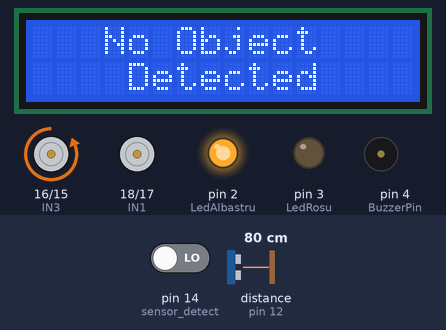
Simulated run of this sketch. Board: Arduino Uno, built with avr-gcc and run on an emulated ATmega328P. On the bench: 16×2 character LCD, motor-driver pin pairs drawn as motors (green arrow = first pin HIGH = forward, orange = second pin HIGH = backward, longer = more drive), output pins drawn as LEDs (lit = HIGH), buzzer (waves = sounding). Wiring (inferred from the names in the program): ultrasonic range finder: trigger pin 11; echo pin 12. Inputs (shaded band) come from the test bench; at power-on: distance to the obstacle (sensor on pin 12) 80 cm, pin 14 (sensor_detect) LOW. The echo pulse lasts 58.3 µs per cm; pins used as bus, display or sensor lines are not drawn; what the sketch prints to the serial monitor is not drawn.

Above: at 1.77 s.
2.1 s: distance to the obstacle (sensor on pin 12) set to 25 cm
4.8 s: distance to the obstacle (sensor on pin 12) set to 19 cm
At 5.19 s:
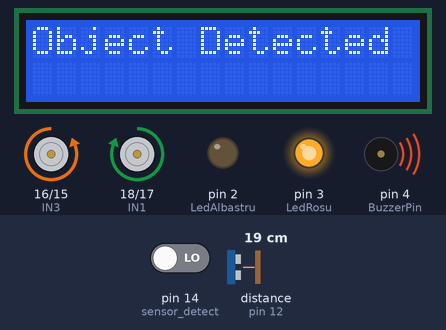
At 6.5 s:
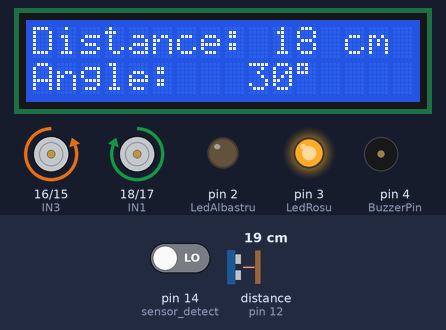
7.5 s: distance to the obstacle (sensor on pin 12) set to 120 cm
At 8.1 s:
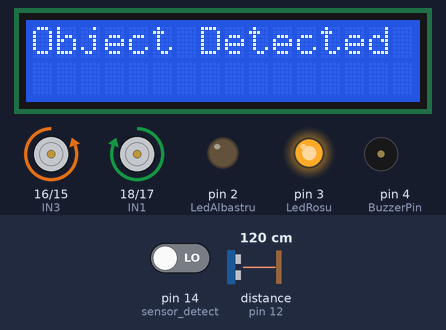
10.5 s: distance to the obstacle (sensor on pin 12) set to 250 cm
13.2 s: distance to the obstacle (sensor on pin 12) set to 299 cm
15.9 s: distance to the obstacle (sensor on pin 12) set to 35 cm
Timing chart, 0 to 19.3 s (numbered marks = the images above; inputs shaded):
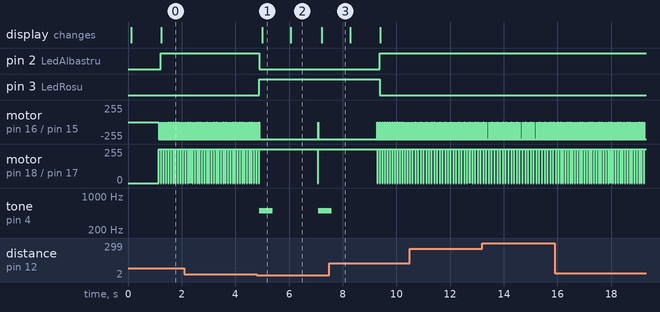

Measured:
- the behaviour switches between 22 and 21 cm on distance to the obstacle (sensor on pin 12) (found by bisection; images 0 and 1)
- after the input at 4.8 s, pin 2 (LedAlbastru): HIGH → LOW after 0.09 s; pin 3 (LedRosu): LOW → HIGH after 0.09 s
- after the input at 7.5 s, pin 2 (LedAlbastru): LOW → HIGH after 1.9 s; pin 3 (LedRosu): HIGH → LOW after 1.9 s; tone on pin 4 (BuzzerPin): goes on until 7.6 s, then stays silent
- by itself, motor on pin 16 (IN3) / pin 15 (IN4): alternates backward 255/255 for 0.08 s and stopped for 0.01 s
- by itself, motor on pin 18 (IN1) / pin 17 (IN2): alternates forward 255/255 for 0.07 s and stopped for 0.02 s
- what the display in image 1 shows lasts 1.1 s, from 5.0 s to 6.1 s

The sketch:

Radar_Ultrasonic_Arduino.ino
```cpp
/////////////////////////////// - Initializare - /////////////////////////
#include <LiquidCrystal.h> // libraria pentru lcd
#include <Ultrasonic.h> // libraria pentru senzorul ultrasonic

#define TrigPin 11
#define EchoPin 12
#define BuzzerPin 4
#define LedRosu 3
#define LedAlbastru 2

const int rs = 5, en = 6, d4 = 7, d5 = 8, d6 = 9, d7 = 10;
LiquidCrystal lcd(rs, en, d4, d5, d6, d7);

int IN1 = 18;
int IN2 = 17;
int IN3 = 16;
int IN4 = 15;

int sensor = 14;
int maxRot = 2048; //nr. maxim de rotatii pentru 0-360 grade
//float gradRot = 0.176; //motorul executa 0.175 grade pe o rotatie
int counter = 0; //se porneste de la pasul 0
//////////////////////////////////////////////////////////////////////////

///////////////// - Setarea porturilor ca intrare/iesire - ///////////////
void setup() {
    Serial.begin (9600); //porneste seriala cu o rata de 9600 biti/s
    pinMode(TrigPin, OUTPUT);
    pinMode(EchoPin, INPUT);
    pinMode(3, OUTPUT);
    pinMode(2, OUTPUT);

    pinMode(IN1, OUTPUT);
    pinMode(IN2, OUTPUT);
    pinMode(IN3, OUTPUT);
    pinMode(IN4, OUTPUT);
    pinMode(14, INPUT);
}
///////////////////////////////////////////////////////////////////////////


///////////////////////// - Variabile pentru sensul de rotatie de inceput si resetarea pozitiei- //////////////////
  bool spin_direction = true; // false = right , true = left
  bool position_reset = false; //resetarea pozitiei este false pana in momentul detectarii senzorului Hall
//////////////////////////////////////////////////////////////////////////////////////////////////////////////////


///////////////////////////////////////////// - Bucla continua - ////////////////////////////////////////////////
 void loop (){
  if (!position_reset) //daca nu s-a setat pozitia de 0 grade
  {
    display_start(); //afiseaza titlul proiectului
  }
   else //altfel afiseaza distanta si gradele obiectelor detectate
  {
    digitalWrite(TrigPin, LOW); //scrie valoarea minima a lui trig
    delayMicroseconds(2); // 2 us
    digitalWrite(TrigPin, HIGH); //scrie valoarea maxima a lui trig
    delayMicroseconds(10); // 10us
    digitalWrite(TrigPin, LOW);

    ////////////////// - Calcule pentru distanta si grade - //////////////////////////
    long duration = pulseIn(EchoPin, HIGH); //viteza maxima a impulsului ecoului
    long distance = (duration*0.034) / 2; //calculeaza distanta
    //long degrees = gradRot * counter; //grade = gradul de rotatie * secventa
    long degrees = (360.0 * (counter / 2048.0));
    /////////////////////////////////////////////////////////////////////////////////

   if (!spin_direction) // daca s-a schimbat sensul de rotatie
    {
     degrees = 360 - degrees; //afiseaza gradele invers, adica de la 360 la 0 grade
     Serial.print(degrees);
     Serial.print(",");
     Serial.print(distance);
     Serial.print(".");
    }
     distance_display(distance, degrees); // altfel afiseaza distanta si gradele
     Serial.print(degrees);
     Serial.print(",");
     Serial.print(distance);
     Serial.print(".");
  }

    if(!position_reset && sensor_detect())  //daca se detecteaza senzorul Hall si nu e schimbata pozitia
    {
        counter = 0; // porneste de la rotatia 0 a motorului
        position_reset = true; // seteaza pozitia in acel punct
        stop_motor(); // opreste motorul in acel punct
        Serial.print(counter); // afiseaza punctul
        //Serial.println(" - Resetting position-"); // afiseaza textul "-Resetting position" pe seriala
    }
        motor(spin_direction); //altfel, daca nu s-a detectat senzorul, invarte motorul
        counter = counter + 4; // executa cele 4 secvente ale motorului

    if (counter == maxRot) // daca motorul a ajuns la nr. maxim de rotatii adica la 1700 de pasi
    {
        delay(1000); // fa o pauza de 1 secunde dupa ce ai efectuat 1700 depasi
        counter = 0; // reseteaza nr. de pasi
        spin_direction = !spin_direction; //inverseaza sensul de roatatie
    }
 }
/////////////////////////////////////////////////////////////////////////////////////////////////////////////////


////////////////////////////////// - Variabila pentru senzorul Hall - //////////////////////////////////////////////
bool sensor_detect(){
    if (digitalRead(14) == HIGH) //daca senzorul Hall nu detecteaza magnetul
       {return false;} //returneaza false, adica nu s-a detectat magnetul, deci invarte motorul normal
        else {return true;} //returneaza true, adica s-a detectat magnetul, deci porneste rotatia de la 0-360 grade
}
////////////////////////////////////////////////////////////////////////////////////////////////////////////////////

/////////////// - Oprire motor - ////////////////////
void stop_motor(){
  int IN1 = 18;
  int IN2 = 17;
  int IN3 = 16;
  int IN4 = 15;

  digitalWrite (IN1, LOW);
  digitalWrite (IN2, LOW);
  digitalWrite (IN3, LOW);
  digitalWrite (IN4, LOW);
  delay(1000); //tine-l oprit 1 secunda
}
/////////////////////////////////////////////////////


////////////////////// - Stabilirea sensului de rotatie (mai intai spre stanga, apoi spre dreapta - /////////////////
void motor(bool direction){
    if (direction) //daca numarul de rotatii este zero, motorul se roteste spre stanga
    {
      IN1 = 18;
      IN2 = 17;
      IN3 = 16;
      IN4 = 15;
    }
    else  //altfel motorul se roteste spre dreapta
    {
      IN1 = 15;
      IN2 = 16;
      IN3 = 17;
      IN4 = 18;
    }
  ///// - Cele 4 secvente in care lucreaza motorul - ////////
     digitalWrite(IN1, LOW);
     digitalWrite(IN2, LOW);
     digitalWrite(IN3, LOW);
     digitalWrite(IN4, HIGH);
     delay(3);

     digitalWrite(IN1, LOW);
     digitalWrite(IN2, LOW);
     digitalWrite(IN3, HIGH);
     digitalWrite(IN4, HIGH);
     delay(3);

     digitalWrite(IN1, LOW);
     digitalWrite(IN2, LOW);
     digitalWrite(IN3, HIGH);
     digitalWrite(IN4, LOW);
     delay(3);

     digitalWrite(IN1, LOW);
     digitalWrite(IN2, HIGH);
     digitalWrite(IN3, HIGH);
     digitalWrite(IN4, LOW);
     delay(3);

     digitalWrite(IN1, LOW);
     digitalWrite(IN2, HIGH);
     digitalWrite(IN3, LOW);
     digitalWrite(IN4, LOW);
     delay(3);

     digitalWrite(IN1, HIGH);
     digitalWrite(IN2, HIGH);
     digitalWrite(IN3, LOW);
     digitalWrite(IN4, LOW);
     delay(3);

     digitalWrite(IN1, HIGH);
     digitalWrite(IN2, LOW);
     digitalWrite(IN3, LOW);
     digitalWrite(IN4, LOW);
     delay(3);

     digitalWrite(IN1, HIGH);
     digitalWrite(IN2, LOW);
     digitalWrite(IN3, LOW);
     digitalWrite(IN4, HIGH);
}
//////////////////////////////////////////////////////////////////////////////////////////////////////////////////////////


////////////// - Secventa pentru detectarea obiectelor - /////////////
void distance_display(int distance, int deg){
    if (distance <= 20){
        alarm();
        lcd.begin (16, 2);
        lcd.setCursor(0,0);
        lcd.print("Object Detected ");
        delay(1000);
        lcd.begin (16, 2);
        lcd.setCursor(0,0);
        lcd.print("Distance: ");
        lcd.print(distance);
        lcd.print(" cm");
        lcd.setCursor(0,1);
        lcd.print("Angle:   ");
        lcd.print(deg);
        lcd.print((char)223);
        Serial.println("Distance -    cm");
        Serial.print(distance);
        Serial.println("Angle - ");
        Serial.print((char)223);
        Serial.print(deg);
        delay(1000);
    }
    else{
        lcd.begin (16, 2);
        lcd.setCursor(3,0);
        lcd.print("No Object");
        lcd.setCursor(4,1);
        lcd.print("Detected");
        digitalWrite(LedAlbastru, HIGH);
        digitalWrite(LedRosu,LOW);
    }
}
//////////////////////////////////////////////////////////////////////


////////////////////// - Alarma - ////////////////////////
void alarm(){
    tone(4, 500, 500);
    delay(2);
    digitalWrite(3, HIGH);
    digitalWrite(2, LOW);
    delay(50);
}
//////////////////////////////////////////////////////////


/////// - Afisare titlu la inceputul programului - //////
void display_start (){
    lcd.begin(16, 2);
    lcd.clear();
    lcd.begin (16, 2);
    lcd.setCursor(0,0);
    lcd.print("Radar Ultrasonic");
    lcd.setCursor(4,1);
    lcd.print("Arduino");
}
/////////////////////////////////////////////////////////
```
